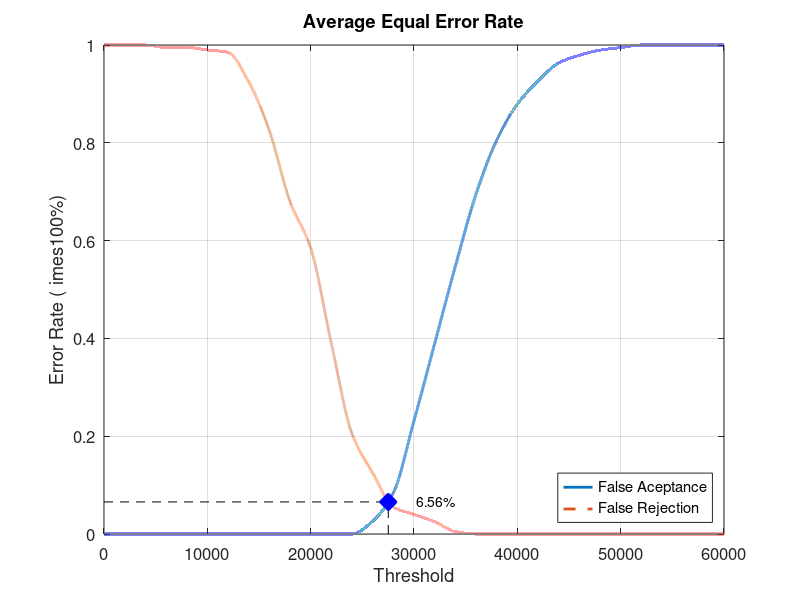
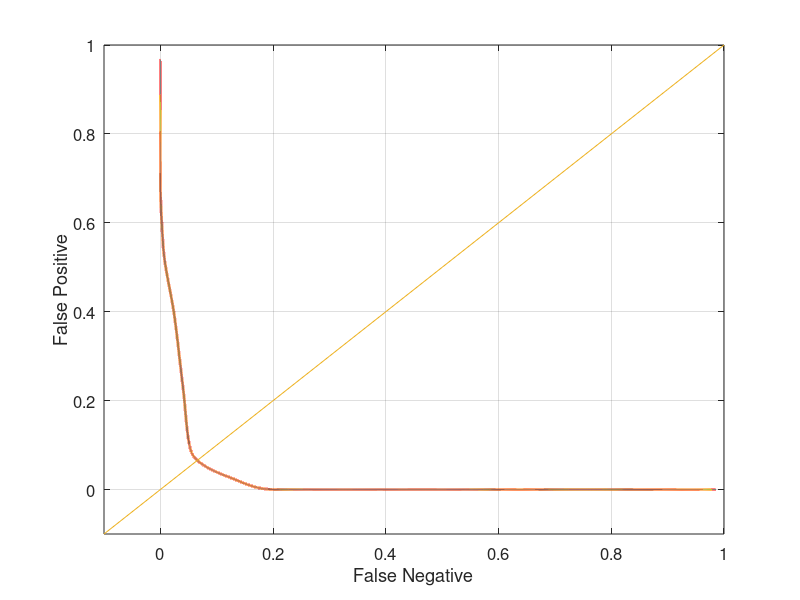

Reproduce these figures in MATLAB, in order.
close all;
clear;
clc;
x = 0:2000:60000;
xq = 0:0.5:60000;

y0 = [0 0 0 0 0 0 0 0 0 0 0 0 0 0.0263158 0.0842105 0.231579 0.389474 0.547368 0.694737 0.805263 0.878947 0.926316 0.963158 0.978947 0.989474 0.994737 1 1 1 1 1]
yy0 = interp1(x, y0, xq, 'pchip');
y1 = [1 1 1 0.995 0.995 0.99 0.985 0.925 0.825 0.68 0.585 0.39 0.205 0.125 0.055 0.04 0.025 0.005 0 0 0 0 0 0 0 0 0 0 0 0 0]
yy1 = interp1(x, y1, xq, 'pchip');

% Calculating EER: 
y2 = abs(y0 - y1);
find(y2 == min(y2))
yy2 = abs(yy0 - yy1);
xEER = find(yy2 == min(yy2));
xEERIndex = xq(xEER) % X-axis EER
yEER = yy0(xEER) % Y-axis EER

main = figure
plot(xq, yy0,'-','LineWidth', 2);	hold on
plot(xq, yy1,'--','LineWidth', 2);	hold on
plot([xEERIndex xEERIndex], [0 yEER], 'k--');	hold on
plot([0 xEERIndex], [yEER yEER], 'k--');	hold on
plot(xEERIndex, yEER, 'bx', 'LineWidth', 10);	hold on
text(xEERIndex + 10 * xEERIndex / 100, yEER, [num2str(round((10000 * yEER)) / 100) '%'])
legend('False Aceptance', 'False Rejection', 'Location', 'SouthEast')
xlabel('Threshold')
ylabel('Error Rate (	imes100%)')
title('Average Equal Error Rate')
set(gca, 'FontSize', 12)
axis([0 60000 0 1])
grid on

print(main, 'Database5_3Main', '-dpng');
FNRxFPR = figure('Color', [1 1 1]);
plot(yy1, yy0, '-', yy1, yy0, 'LineWidth', 2);
hold on
y = -0.1:0.1:1
plot(y, y); 
set(gca, 'FontSize', 12)
xlabel('False Negative')
ylabel('False Positive')
axis([-0.1 1 -0.1 1])
set(gca, 'FontSize', 12)
grid on

print(FNRxFPR, 'Database5_3FNRxFPR','-dpng');
